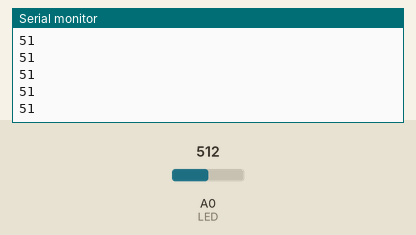
Recording of a sketch running on a simulated Arduino Uno, built with avr-gcc and run on an emulated ATmega328P. Parts: the last lines printed to the serial monitor. The test bench sets the inputs (shaded band); at power-on: A0 (LED) = 512.

Above: at 1.2 s.
1.3 s: A0 (LED) set to 716
At 1.31 s:
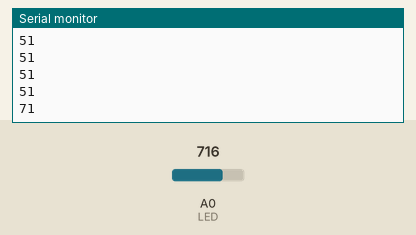
2.8 s: A0 (LED) set to 900
At 2.81 s:
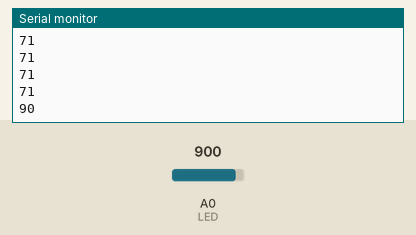
Timing chart, 0 to 5.8 s (numbered marks = the images above; inputs shaded):
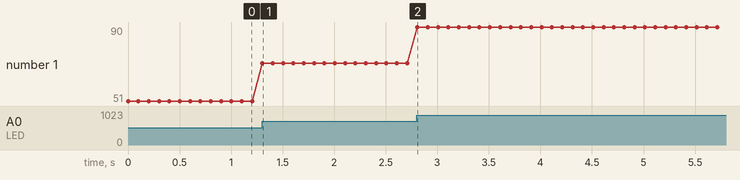

The sketch:

sketch_oct29a.ino
```cpp
const unsigned int LED=A0;
void setup() {
  // put your setup code here, to run once:
Serial.begin(9600);
pinMode(LED,INPUT);
}

void loop() {
  // put your main code here, to run repeatedly:

Serial.println(analogRead(LED)/10);
delay(100);

}
```

Measured:
- after the input at 1.3 s, the serial monitor: prints a new line at once (image 1)
- after the input at 2.8 s, the serial monitor: prints a new line at once (image 2)
- plotted number 1: 51 → 71 after the input at 1.3 s, 71 → 90 after the input at 2.8 s
